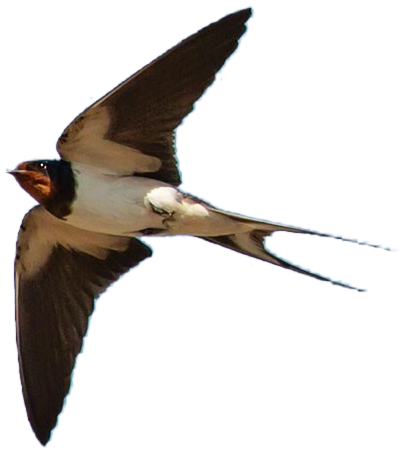
#> input picture src/renderer/assets/swallow.png, 403 x 453 px, found by its file name
$ python make_app_icon.py ../../src/renderer/assets/swallow.png
#> lines starting #> are read from the running program, lines starting #| are printed output that depends on the picture
#> in main, bird is the input picture: PIL image 403x453 RGBA; mean R, G, B, A 93.9, 127.2, 163, 61.8
"""アプリの仮アイコン（雲のある青空＋送信のつばめ）を 1024x1024 で生成する。

使い方（リポジトリ直下で）:
    python docs/prototypes/make_app_icon.py src-tauri/icons/app-icon.png
    npx tauri icon src-tauri/icons/app-icon.png
要 Pillow。つばめは src/renderer/assets/swallow.png（Fly 送信演出と同じ素材）。
"""
import random
import sys

from PIL import Image, ImageDraw, ImageFilter

N = 1024
TOP, BOTTOM = (58, 128, 214), (150, 200, 245)
# 雲の中心 x, y と幅（下と右上に寄せる）
CLOUDS = [(220, 900, 360), (820, 830, 300), (860, 170, 220)]
BIRD_SCALE = 0.8


def sky() -> Image.Image:
    im = Image.new("RGBA", (N, N))
#> im: PIL image 1024x1024 RGBA; every value is 0
    d = ImageDraw.Draw(im)
    for y in range(N):
        t = y / (N - 1)
        d.line([(0, y), (N, y)], fill=tuple(int(TOP[i] + (BOTTOM[i] - TOP[i]) * t) for i in range(3)) + (255,))
    layer = Image.new("L", (N, N), 0)
#> layer: PIL image 1024x1024 L; every value is 0
    ld = ImageDraw.Draw(layer)
    rnd = random.Random(1)
    for cx, cy, w in CLOUDS:
        for _ in range(9):
            r = rnd.uniform(0.25, 0.5) * w
            x = cx + rnd.uniform(-w * 0.6, w * 0.6)
            y = cy + rnd.uniform(-w * 0.12, w * 0.08)
            ld.ellipse([x - r, y - r * 0.75, x + r, y + r * 0.75], fill=255)
        ld.rectangle([cx - w * 0.75, cy, cx + w * 0.75, cy + w * 0.25], fill=255)
    layer = layer.filter(ImageFilter.GaussianBlur(28))
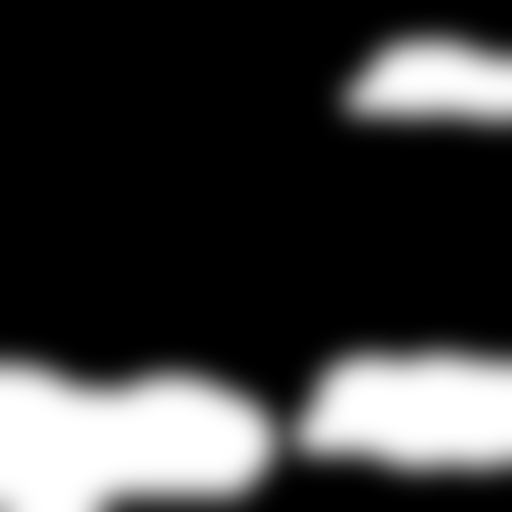
#> layer: PIL image 1024x1024 L (shown at 1/2 size); min 0, max 255, mean 60.2
    white = Image.new("RGBA", (N, N), (255, 255, 255, 255))
#> white: PIL image 1024x1024 RGBA; every value is 255
    return Image.composite(white, im, layer.point(lambda v: int(v * 0.92)))
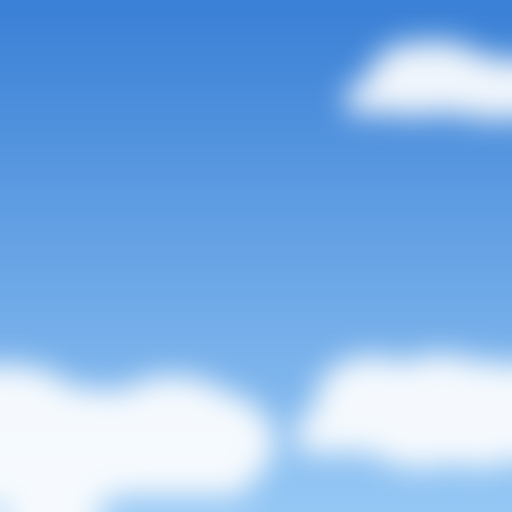
#> returned value: PIL image 1024x1024 RGBA (shown at 1/2 size); mean R, G, B, A 131.7, 179.7, 233.1, 255


def main(out: str) -> None:
    bird = Image.open("src/renderer/assets/swallow.png").convert("RGBA")
    im = sky()
    w = int(N * BIRD_SCALE)
    h = int(bird.height * w / bird.width)
#> h = 920
    im.alpha_composite(bird.resize((w, h), Image.LANCZOS), ((N - w) // 2, (N - h) // 2))
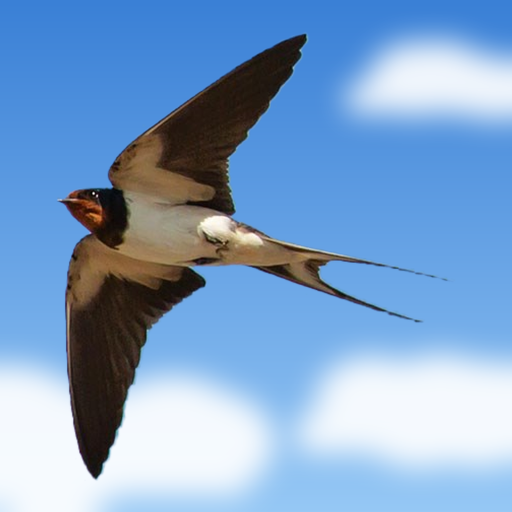
#> im: PIL image 1024x1024 RGBA (shown at 1/2 size); mean R, G, B, A 126.5, 161.9, 201.9, 255
    im.save(out)


if __name__ == "__main__":
    main(sys.argv[1])
